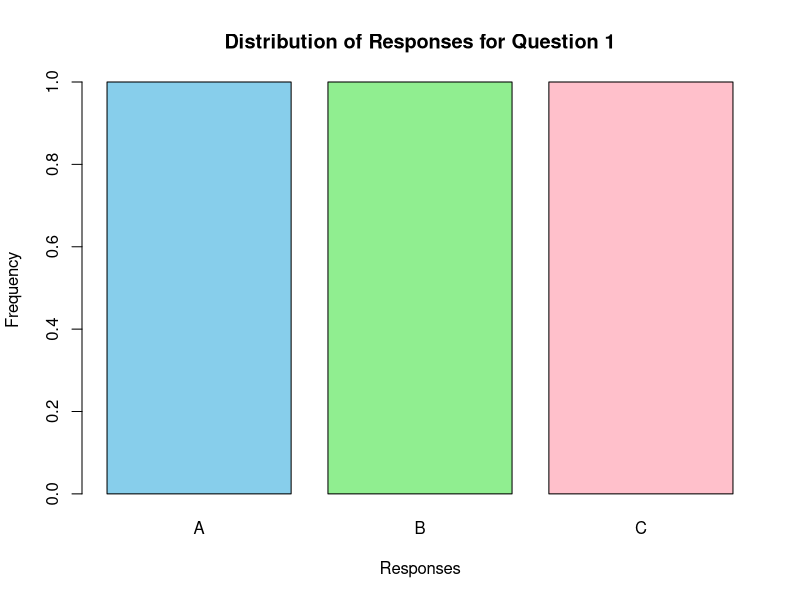
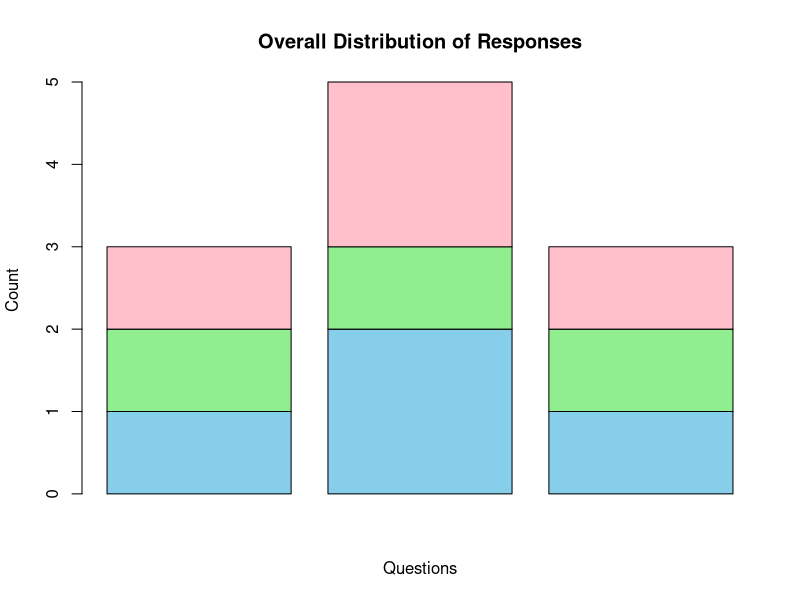

R code for these plots, in order:
survey <- data.frame(
  Survey_ID = c(1,2,3),
  Question1 = c("A","B","C"),
  Question2 = c("B","A","A"),
  Question3 = c("C","D","B")
)

print(survey)

survey <- data.frame(
  Survey_ID = c(1,2,3),
  Question1 = c("A","B","C")
)

q1 <- table(survey$Question1)

barplot(q1,
        beside=TRUE,
        col=c("skyblue","lightgreen","pink"),
        main="Distribution of Responses for Question 1",
        xlab="Responses",
        ylab="Frequency")

survey <- data.frame(
  Question1 = c("A","B","C"),
  Question2 = c("B","A","A"),
  Question3 = c("C","D","B")
)

resp <- rbind(
  table(survey$Question1),
  table(survey$Question2),
  table(survey$Question3)
)

barplot(t(resp),
        col=c("skyblue","lightgreen","pink","orange"),
        main="Overall Distribution of Responses",
        xlab="Questions",
        ylab="Count")


survey <- data.frame(
  Survey_ID = c(1,2,3),
  Question1 = c("A","B","C"),
  Question2 = c("B","A","A"),
  Question3 = c("C","D","B")
)

View(survey)      # RStudio Table View
print(survey)     # Console Output
